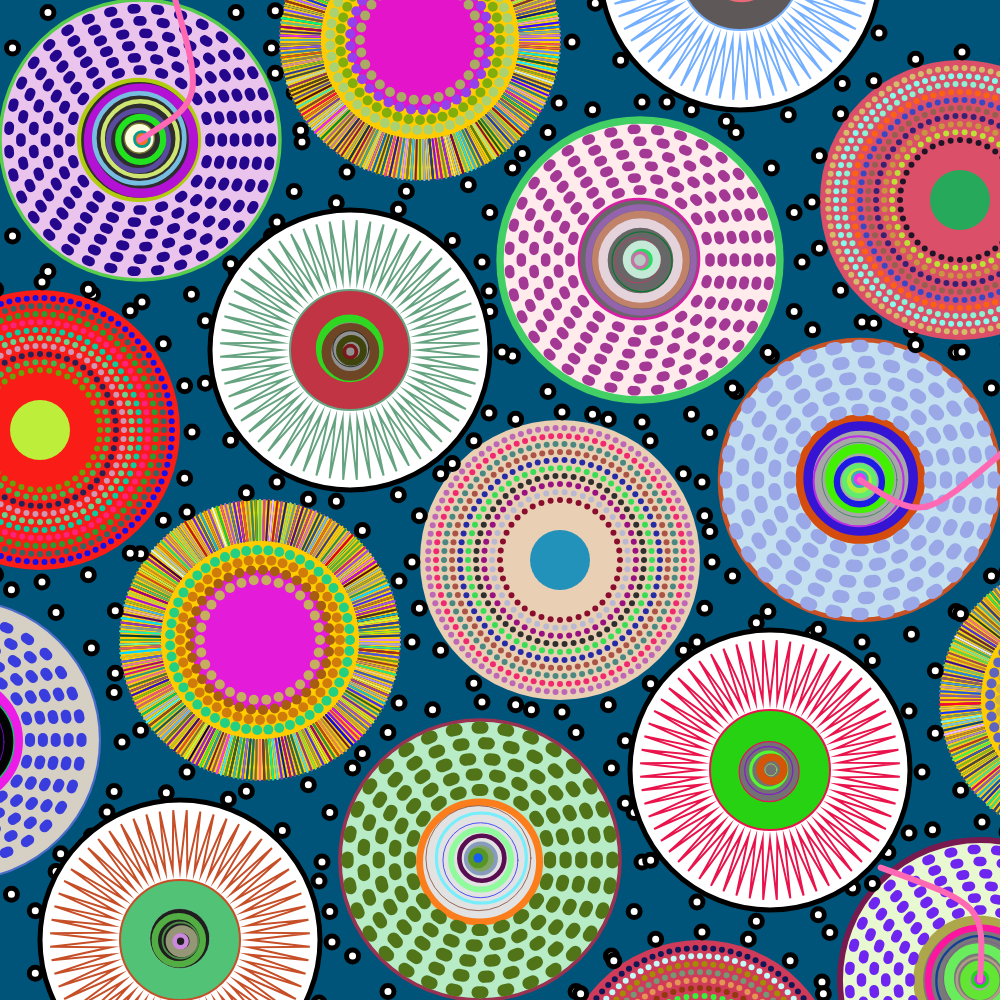
Frame 1 (no input)
Frame 60 (no input): identical to frame 1, image omitted
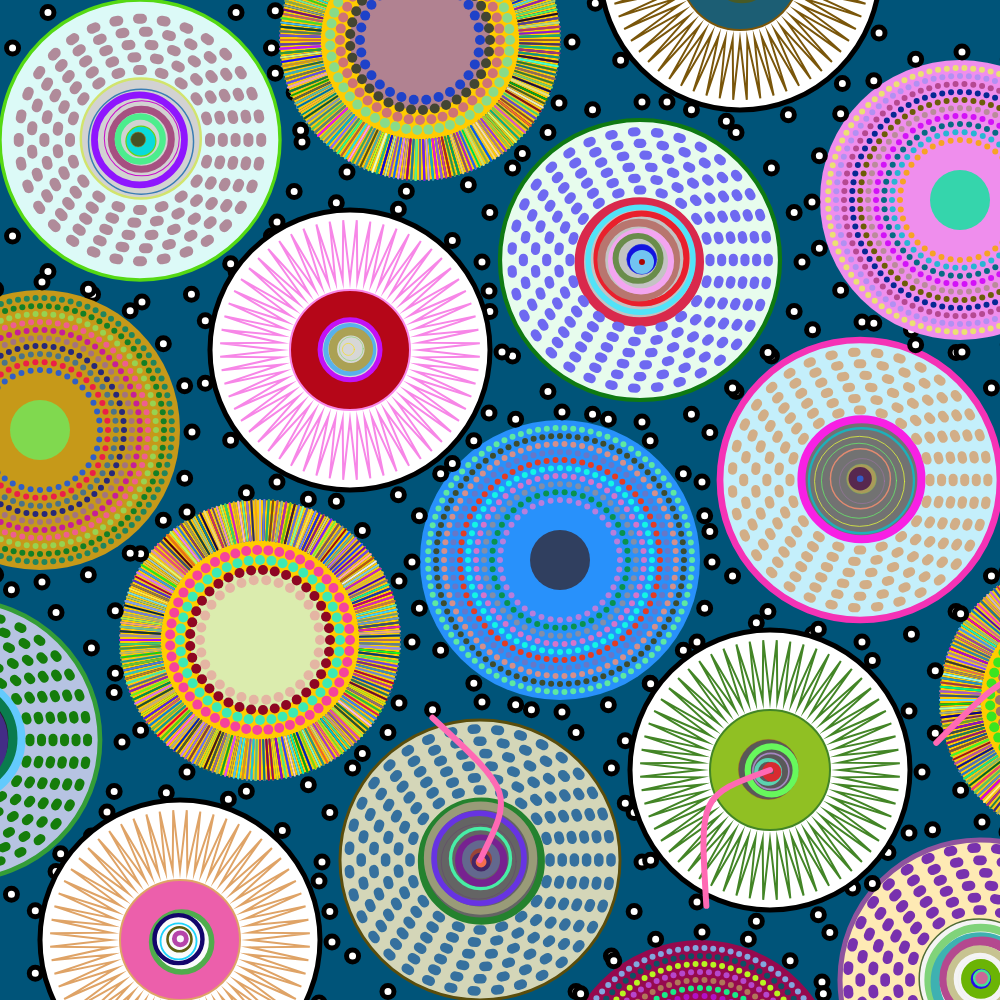
Frame 120 (the mouse pressed at the canvas centre since frame 60)

The p5.js sketch that drew these frames (run headless with seeded random() and noise() and a simulated clock; from frame 60 on, the mouse is pressed at the canvas centre):

// p5.js sketch
// ── sketch.js
let centerXs = [70, 490, 320, 430, 240, -20]; 
let centerYs = [70, 490, 130, 240, 430, 370]; 
let circle1Xs = [210, 540, 130]; //First circle group X coordinate array
let circle1Ys = [20, 350, 320]; // First circle group Y coordinate array
let circle2Xs = [350, 480, 280, 20]; // Second circle group X coordinate array
let circle2Ys = [540, 100, 280, 215]; // Second circle group Y coordinate array
let circle3Xs = [175, 385, 370, 90]; // Third circle group X coordinate array
let circle3Ys = [175, 385, -15, 470]; //Third circle group Y coordinate array

let pg;


//Get the minimum window size
function minWindowSize() {
    return min(windowWidth, windowHeight);
}

function randomColor() {
    return color(random(255), random(255), random(255));
}

function setup() {
    let Size = minWindowSize(); 
    createCanvas(Size, Size); 

    pg = createGraphics(Size, Size); 
    originalWidth = Size; 
    originalHeight = Size; 

    pg.background(0, 84, 121); 
    isInit = false; 
    generateGraphicsAndSegments(); 
}

//Generating images and segmentation
function generateGraphicsAndSegments() {
    pg.background(0, 84, 121); 
    let Size = minWindowSize(); 

    pg.push(); // Save the current drawing state
    pg.scale(Size / 500); // Zoom drawing
    for (let i = 0; i < centerXs.length; i++) { 
        let x = centerXs[i];
        let y = centerYs[i];
        pg.fill(color(random(180, 255), random(180, 255), random(180, 255))); 
        pg.stroke(randomColor());
        pg.strokeWeight(random(1, 4)); 
        pg.circle(x, y, 140); // Draw circle

        drawChain(x, y, 80, 20); //Draw a chain
        drawConcentricCircles(x, y, 60, 8); // Draw concentric circles

        circleRing(x, y); // Draw a circular ring

        if (random() < 0.2) { // Randomly draw curves
            drawPinkCurve(x, y, 75);
        }
    }

    for (let i = 0; i < circle1Xs.length; i++) { //Coordinates of the first circle group
        let x = circle1Xs[i];
        let y = circle1Ys[i];
        Circle1(x, y); //Draw the first circle
        drawChain(x, y, 75, 15); // Draw a chain

        if (random() < 0.2) { 
            drawPinkCurve(x, y, 75);
        }
    }

    for (let i = 0; i < circle2Xs.length; i++) { // Coordinates of the second circle group
        let x = circle2Xs[i];
        let y = circle2Ys[i];
        Circle2(x, y); //Draw the second circle
        drawChain(x, y, 75, 20); 

        if (random() < 0.2) { 
            drawPinkCurve(x, y, 75);
        }
    }

    for (let i = 0; i < circle3Xs.length; i++) { // Coordinates of the third circle group
        let x = circle3Xs[i];
        let y = circle3Ys[i];
        pg.fill(color(random(180, 255), random(180, 255), random(180, 255))); 
        drawChain(x, y, 75, 15); 
        pg.circle(x, y, 140); 
        Circle3(x, y); // circle 3
        pg.fill(randomColor()); 
        pg.circle(x, y, 60); // 
        drawConcentricCircles(x, y, 30, 5); // Concentric circle

        if (random() < 0.2) { 
            drawPinkCurve(x, y, 75);
        }
    }
    pg.pop(); // Restore drawing status


    isInit = true; // Set initialization status
}

// Draw a circular ring
function circleRing(centerX, centerY) {
    let radius = 35; 
    let numRects = 20; 
    let rectWidth = 5; 
    let rectHeight = 7; 
    let cornerRadius = 8; 
    let layerNum = random(4, 6)
    let s = 5 / layerNum; // Scale factor
    pg.fill(randomColor()); 
    pg.stroke(0, 0); 
    for (let a = 0; a < layerNum; a++) { 

        for (let i = 0; i < numRects; i++) {
            let angle = TWO_PI / numRects * i; 
            let x = centerX + cos(angle) * radius; 
            let y = centerY + sin(angle) * radius; 

            pg.push(); // Save drawing status
            pg.translate(x, y); 
            pg.rotate(angle); 
            pg.rectMode(CENTER); // Set rectangular mode as center
            pg.rect(0, 0, rectWidth * s, rectHeight * s, cornerRadius); 
            pg.pop(); //Restore drawing status
        }
        radius = radius + 32 / layerNum; // Increase radius
        numRects = numRects + 3; // Increase the number of rectangles
    }
}

// Draw concentric circles
function drawConcentricCircles(centerX, centerY, maxDiameter, numCircles) {
    let step = maxDiameter / numCircles;
    let e = random(1, 255); 
    for (let i = 0; i < numCircles; i++) {
        let diameter = maxDiameter - i * step;
        let offsetX = random(-1, 1); 
        let offsetY = random(-1, 1); 
        if (i < 6) {
            pg.fill(e, e, e);
        } else {
            pg.fill(randomColor()); 
        }
        pg.stroke(randomColor()); 
        pg.strokeWeight(random(0, 5)); 
        pg.ellipse(centerX + offsetX, centerY + offsetY, diameter, diameter); // Draw an ellipse
    }
}

//Draw dots
function drawCircleDots(centerX, centerY, radius, numDots, dot) {
    let angleStep = TWO_PI / numDots; 
    pg.fill(randomColor()); 
    pg.noStroke(); 
    for (let i = 0; i < numDots; i++) { 
        let angle = i * angleStep; 
        let x = centerX + cos(angle) * radius; 
        let y = centerY + sin(angle) * radius; 
        pg.ellipse(x, y, dot, dot);
    }
}

// Draw circular lines
function drawCircleLines(centerX, centerY, startRadius, numLines, lineLength) {
    pg.strokeWeight(1); 
    for (let i = 0; i < numLines; i++) { 
        let angle = TWO_PI / numLines * i; 
        pg.stroke(randomColor()); 
        let xStart = centerX + cos(angle) * startRadius; 
        let yStart = centerY + sin(angle) * startRadius; 
        let xEnd = centerX + cos(angle) * (startRadius + lineLength); 
        let yEnd = centerY + sin(angle) * (startRadius + lineLength); 
        pg.line(xStart, yStart, xEnd, yEnd); 
    }
}

// Draw the first circle
function Circle1(centerX, centerY) {
    let baseRadius = 30;
    let radiusIncrement = 5; 
    let numLayers = 4; 
    pg.fill(255, 204, 0); 
    pg.noStroke(); 
    pg.circle(centerX, centerY, 140); 
    pg.fill(randomColor()); 
    pg.noStroke(); 
    pg.circle(centerX, centerY, 70);

    for (let i = 0; i < numLayers; i++) { 
        drawCircleDots(centerX, centerY, baseRadius + i * radiusIncrement, 30 + i * 7, 5); // Draw dots
        drawCircleLines(centerX, centerY, 30 + numLayers * radiusIncrement, 200, 20); //Draw circular lines
    }
}

// Draw the second circle
function Circle2(centerX, centerY) {
    let numLayers = 10; 
    let initialRadius = 30; 
    let radiusStep = 4; 
    let initialNumDots = 40; 
    let dotsIncrement = 6; 
    pg.fill(randomColor()); 
    pg.noStroke(); 
    pg.circle(centerX, centerY, 140); 
    pg.fill(randomColor()); 
    pg.ellipse(centerX, centerY, 30, 30); 
    for (let i = 0; i < numLayers; i++) { 
        let radius = initialRadius + i * radiusStep; 
        let numDots = initialNumDots + i * dotsIncrement; 
        drawCircleDots(centerX, centerY, radius, numDots, 3); 
    }
}

// Draw the third circle
function Circle3(centerX, centerY) {
    let innerRadius = 35; 
    let outerRadius = 65; 
    let numPoints = 120; 
    let points = []; 
    for (let i = 0; i < numPoints; i++) { 
        let angle = TWO_PI / numPoints * i; 
        if (i % 2 == 0) { 
            let x = centerX + cos(angle) * innerRadius; //Calculate the X coordinate
            let y = centerY + sin(angle) * innerRadius; //Calculate the Y coordinate
            points.push(createVector(x, y)); 
        } else {
            let x = centerX + cos(angle) * outerRadius; 
            let y = centerY + sin(angle) * outerRadius; 
            points.push(createVector(x, y)); 
        }
    }
    pg.strokeWeight(1); 
    pg.stroke(randomColor()); 
    pg.noFill(); 
    pg.beginShape(); 
    for (let p of points) 
        { vertex(p.x, p.y); }
    pg.endShape(CLOSE); 
}

// Draw a pink curve
function drawPinkCurve(centerX, centerY, radius) {
    let angle = random(TWO_PI); 
    let x1 = centerX + cos(angle) * radius; // Calculate the X coordinate of the endpoint
    let y1 = centerY + sin(angle) * radius; // Calculate the Y coordinate of the endpoint
    let cp1x = centerX + cos(angle + PI / 4) * radius / 2; //Calculate the X-coordinate of the control point
    let cp1y = centerY + sin(angle + PI / 4) * radius / 2; // Calculate the Y-coordinate of the control point

    pg.stroke(255, 105, 180); 
    pg.strokeWeight(3); 
    pg.noFill(); 
    pg.bezier(centerX, centerY, cp1x, cp1y, cp1x, cp1y, x1, y1); // Draw a Bezier curve
}

// Draw Chain
function drawChain(centerX, centerY, chainRadius, numLinks) {
    let angleStep = TWO_PI / numLinks; // Calculate angle step size
    for (let i = 0; i < numLinks; i++) { 
        let angle = i * angleStep; 
        let x = centerX + cos(angle) * chainRadius; 
        let y = centerY + sin(angle) * chainRadius; 
        pg.fill(255);
        pg.stroke(0); 
        pg.strokeWeight(2.5); 
        pg.ellipse(x + 1, y + 1, 6, 6);
    }
}

// Move the mouse to control the flashing speed
function draw() {
    background(0); 

    if (isInit == false) { // Determine whether to initialize
        generateGraphicsAndSegments(); // Generating images and segmentation
    }
    let time = map(mouseX,0,width,0,60); // Map time based on mouse X positionMap time based on mouse X position

    if (frameCount % int(time) === 0) { // Determine whether to regenerate the image
        generateGraphicsAndSegments(); // Generating images and segmentation
    }
    image(pg,0,0);
}


// Window Resizing
function windowResized() {
    let Size = minWindowSize(); //Calculate the minimum window size
    resizeCanvas(Size, Size); // Canvas Size 
    pg.resizeCanvas(Size, Size); 

    isInit = false; // Reset initialization flag
}
